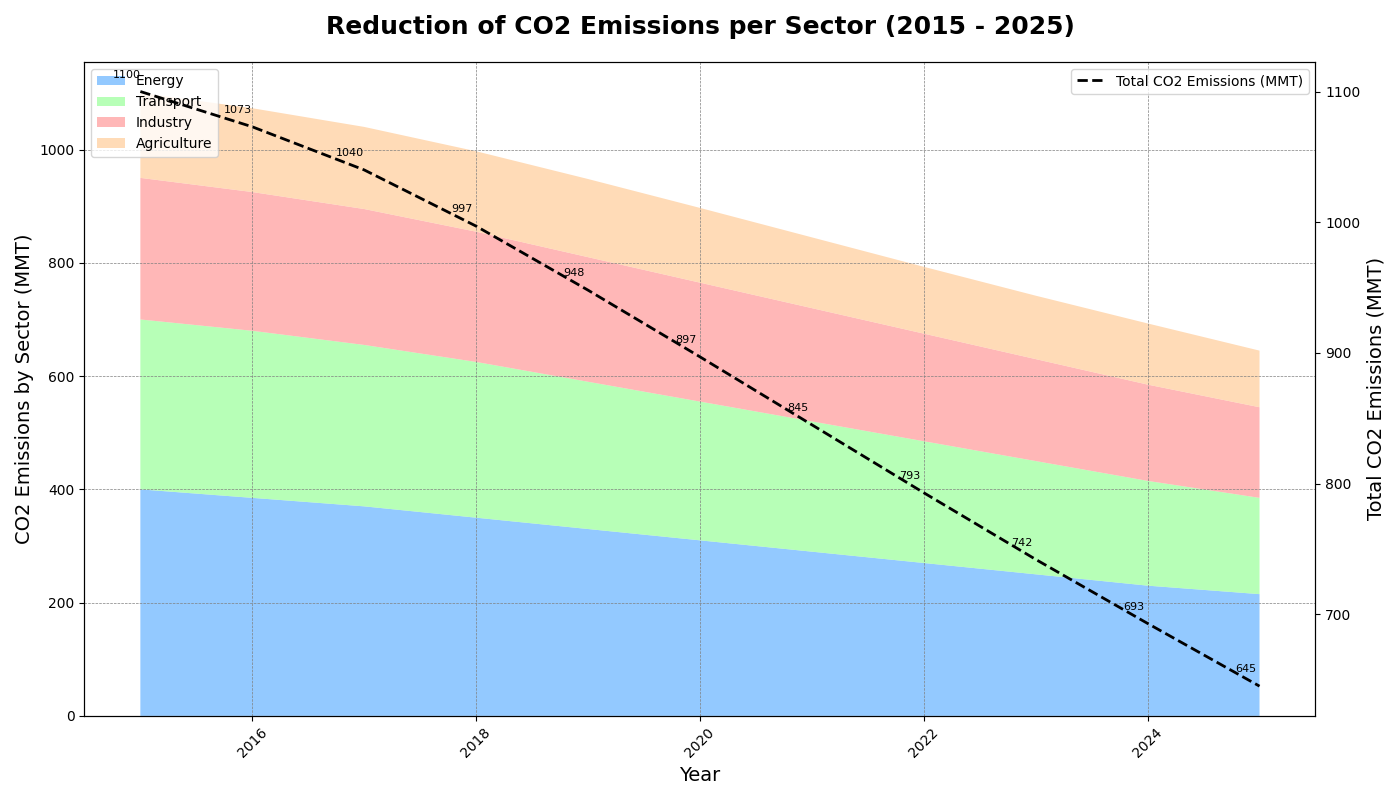

Here is the Python script that generated this plot:
import matplotlib.pyplot as plt
import numpy as np

# Years from 2015 to 2025
years = np.arange(2015, 2026)

# CO2 emissions data in million metric tons
energy = [400, 385, 370, 350, 330, 310, 290, 270, 250, 230, 215]
transport = [300, 295, 285, 275, 260, 245, 230, 215, 200, 185, 170]
industry = [250, 245, 240, 230, 220, 210, 200, 190, 180, 170, 160]
agriculture = [150, 148, 145, 142, 138, 132, 125, 118, 112, 108, 100]
total_emissions = np.array(energy) + np.array(transport) + np.array(industry) + np.array(agriculture)

# Create a figure and axis
fig, ax1 = plt.subplots(figsize=(14, 8))
ax2 = ax1.twinx()

# Shuffle the assigned colors for each data group or type
ax1.stackplot(years, energy, transport, industry, agriculture,
              labels=['Energy', 'Transport', 'Industry', 'Agriculture'],
              colors=['#66b3ff', '#99ff99', '#ff9999', '#ffcc99'], alpha=0.7)

# Plot total emissions on the secondary y-axis
ax2.plot(years, total_emissions, 'k--', label='Total CO2 Emissions (MMT)', linewidth=2)

# Add annotations for each year on total emissions plot
for i, value in enumerate(total_emissions):
    ax2.annotate(f'{value}', (years[i], total_emissions[i]),
                 textcoords="offset points", xytext=(-10,10), ha='center', fontsize=8)

# Enhance plot with title, labels, and legend
ax1.set_title('Reduction of CO2 Emissions per Sector (2015 - 2025)',
              fontsize=18, weight='bold', pad=20)
ax1.set_xlabel('Year', fontsize=14)
ax1.set_ylabel('CO2 Emissions by Sector (MMT)', fontsize=14)
ax2.set_ylabel('Total CO2 Emissions (MMT)', fontsize=14)

# Customize tick parameters
ax1.tick_params(axis='x', labelrotation=45)
ax1.legend(loc='upper left', fontsize=10)
ax2.legend(loc='upper right', fontsize=10)

# Add grid for better readability
ax1.grid(visible=True, linestyle='--', linewidth=0.5, color='gray', which='both')

# Adjust layout to prevent clipping
plt.tight_layout()

# Display the plot
plt.show()
